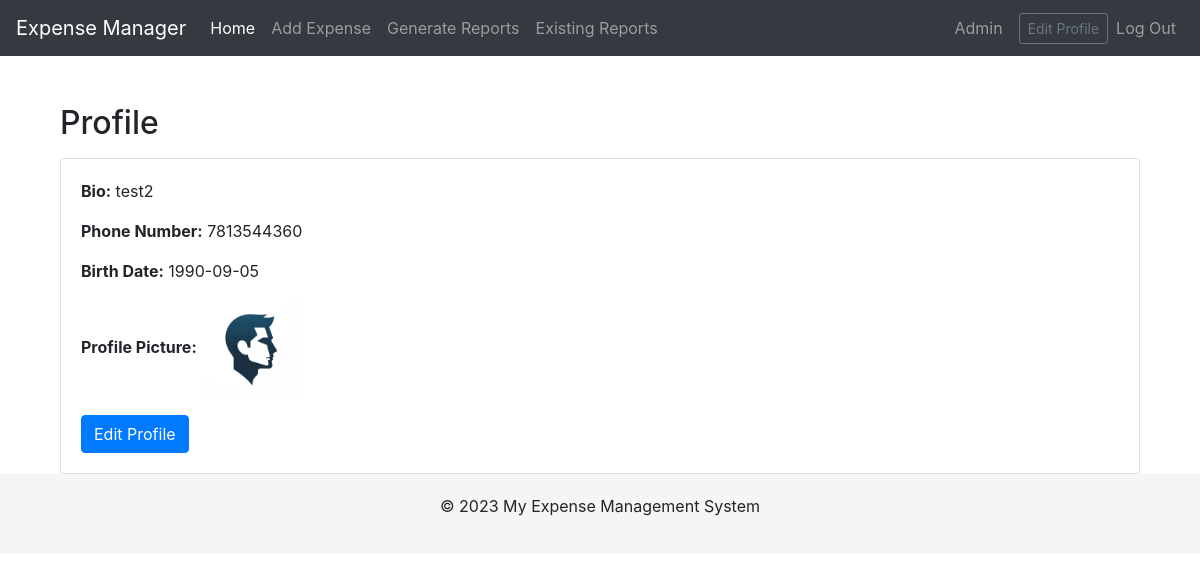
/profile/ (signed in), run on the app's committed database.
### expenses/models.py (models this page shows, shortened)
class UserProfile(models.Model):
    user = models.OneToOneField(User, on_delete=models.CASCADE)
    phone_number = models.CharField(max_length=15, blank=True)
    profile_picture = models.ImageField(upload_to='profile_pictures/', blank=True, null=True)
    bio = models.TextField(max_length=500, blank=True)
    birth_date = models.DateField(null=True, blank=True)
    """profile_picture = models.ImageField(upload_to='profile_pictures/', blank=True, null=True)
    date_of_birth = models.DateField(blank=True, null=True)
    job_title = models.CharField(max_length=100, blank=True)
    company = models.CharField(max_length=100, blank=True)"""

### expenses/views.py (the view)
# urls.py: path('profile/', profile_view, name='profile_view'),
def profile_view(request):
    user = request.user
    try:
        user_profile = UserProfile.objects.get(user=user)
    except UserProfile.DoesNotExist:
        user_profile = None
    return render(request, 'expenses/profile_view.html', {'user_profile': user_profile})

### expenses/templates/expenses/profile_view.html
{% extends 'base.html' %}
{% block content %}
  <div class="container mt-4">
    <h2 class="mb-3">Profile</h2>
    <div class="card">
      <div class="card-body">
        {% if user_profile %}
          <p><strong>Bio:</strong> {{ user_profile.bio }}</p>
          <p><strong>Phone Number:</strong> {{ user_profile.phone_number }}</p>
          <p><strong>Birth Date:</strong> {{ user_profile.birth_date|date:"Y-m-d" }}</p>
          {% if user_profile.profile_picture %}
            <p><strong>Profile Picture:</strong> <img src="{{ user_profile.profile_picture.url }}" alt="Profile Picture" style="width: 100px; height: auto;"></p>
          {% else %}
            <p>No profile picture available.</p>
          {% endif %}
          <a href="{% url 'edit_profile' %}" class="btn btn-primary">Edit Profile</a>
        {% else %}
          <p>No profile information available. <a href="{% url 'edit_profile' %}">Edit Profile</a></p>
        {% endif %}
      </div>
    </div>
  </div>
{% endblock %}

### templates/base.html (shortened to what this page needs)
{% load static %}
<!DOCTYPE html>
<html lang="en">
<head>
    <link href="https://stackpath.bootstrapcdn.com/bootstrap/4.5.2/css/bootstrap.min.css" rel="stylesheet">
    <link rel="stylesheet" href="{% static 'css/style.css' %}">
</head>
<body>
    <nav class="navbar navbar-expand-md navbar-dark bg-dark fixed-top">
        <a class="navbar-brand" href="{% url 'home' %}">Expense Manager</a>
        <div class="collapse navbar-collapse" id="navbarCollapse">
            <ul class="navbar-nav mr-auto">
                <li class="nav-item active">
                    <a class="nav-link" href="{% url 'home' %}">Home</a>
                </li>
                <li class="nav-item">
                    <a class="nav-link" href="{% url 'add_expense' %}">Add Expense</a>
                </li>
                <li class="nav-item">
                    <a class="nav-link" href="{% url 'generate_report' %}">Generate Reports</a>
                </li>
                <li class="nav-item">
                    <a class="nav-link" href="{% url 'view_reports' %}">Existing Reports</a>
                </li>
            </ul>
            <ul class="navbar-nav">
                {% if user.is_authenticated %}
                    <li class="nav-item d-flex align-items-center">
                        <a class="nav-link" href="{% url 'profile_view' %}">
                            {{ user.username }}
                        </a>
                        <a class="btn btn-sm btn-outline-secondary ml-2" href="{% url 'edit_profile' %}">Edit Profile</a>
                    </li>
                    <li class="nav-item">
                        <a class="nav-link" href="{% url 'logout' %}">Log Out</a>
                    </li>
                {% else %}
                    <li class="nav-item">
                        <a class="nav-link" href="{% url 'login' %}">Log In</a>
                    </li>
                {% endif %}
            </ul>
        </div>
    </nav>
    <main role="main" class="container">
        {% block content %}{% endblock %}
    </main>
    <footer>
        <p>© 2023 My Expense Management System</p>
    </footer>
</body>
</html>

### templates/base.html (style rules this page uses)
body { padding-top: 5rem; }
.navbar { margin-bottom: 20px; }
footer { background-color: #f5f5f5; padding: 20px 0; text-align: center; }

### data on the page
UserProfile: bio "test2", phone_number "7813544360", birth_date "1990-09-05", profile_picture (picture)

### other printed values
{{ user.username }} "Admin"
